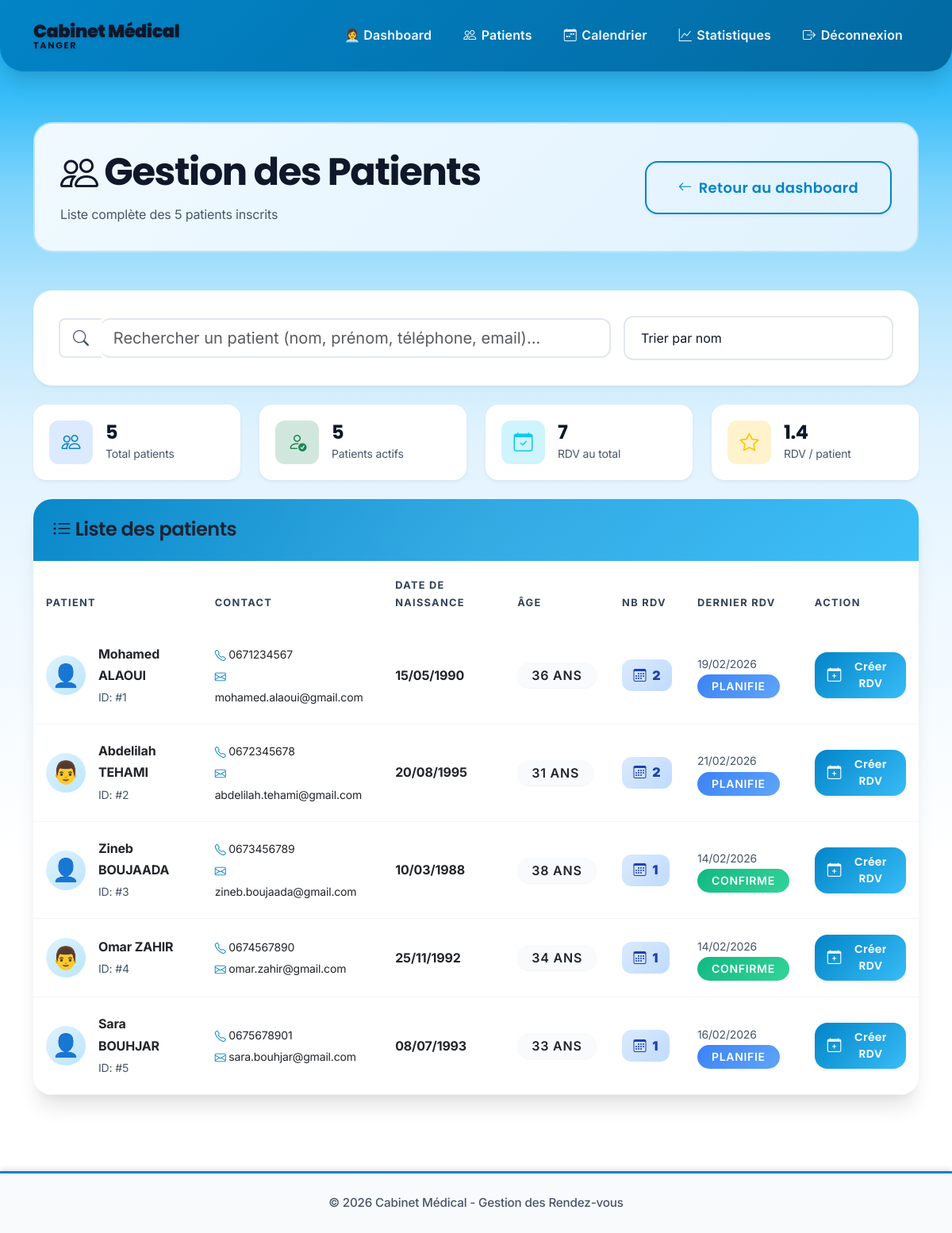
The page /secretaire/patients (signed in) on the database its author committed.
### models.py (models this page shows, shortened)
class Patient(db.Model):
    __tablename__ = 'patients'
    id = db.Column(db.Integer, primary_key=True)
    user_id = db.Column(db.Integer, db.ForeignKey('users.id'), nullable=False)
    telephone = db.Column(db.String(20))
    date_naissance = db.Column(db.Date)
    adresse = db.Column(db.String(200))
    numero_securite_sociale = db.Column(db.String(15))  # Nouveau
    medecin_traitant_id = db.Column(db.Integer, db.ForeignKey('medecins.id'))  # Nouveau
    notes = db.Column(db.Text)  # Notes secrétaire/médecin
    rendez_vous = db.relationship('RendezVous', backref='patient', lazy=True)

class User(UserMixin, db.Model):
    __tablename__ = 'users'
    id = db.Column(db.Integer, primary_key=True)
    email = db.Column(db.String(120), unique=True, nullable=False)
    password = db.Column(db.String(200), nullable=False)
    nom = db.Column(db.String(100), nullable=False)
    prenom = db.Column(db.String(100), nullable=False)
    role = db.Column(db.String(20), nullable=False)  # 'patient', 'medecin', 'secretaire', 'admin'
    actif = db.Column(db.Boolean, default=True)  # Compte actif ou non
    created_at = db.Column(db.DateTime, default=datetime.utcnow)
    last_login = db.Column(db.DateTime)
    patient = db.relationship('Patient', backref='user', uselist=False, cascade='all, delete-orphan')
    medecin = db.relationship('Medecin', backref='user', uselist=False, cascade='all, delete-orphan')
    secretaire = db.relationship('Secretaire', backref='user', uselist=False, cascade='all, delete-orphan')
    notifications = db.relationship('Notification', backref='user', lazy=True, cascade='all, delete-orphan')

class RendezVous(db.Model):
    __tablename__ = 'rendez_vous'
    id = db.Column(db.Integer, primary_key=True)
    patient_id = db.Column(db.Integer, db.ForeignKey('patients.id'), nullable=False)
    medecin_id = db.Column(db.Integer, db.ForeignKey('medecins.id'), nullable=False)
    date = db.Column(db.Date, nullable=False)
    heure = db.Column(db.Time, nullable=False)
    duree = db.Column(db.Integer, default=30)  # Durée en minutes
    motif = db.Column(db.Text)
    statut = db.Column(db.String(20), default='planifie')  # planifie, confirme, termine, annule
    type_consultation = db.Column(db.String(50))  # consultation, urgence, suivi, etc.
    cree_par_secretaire = db.Column(db.Boolean, default=False)  # RDV créé par secrétaire ?
    notes_secretaire = db.Column(db.Text)  # Notes de la secrétaire
    notes_medecin = db.Column(db.Text)  # Notes du médecin après consultation
    rappel_envoye = db.Column(db.Boolean, default=False)  # Rappel envoyé ?
    created_at = db.Column(db.DateTime, default=datetime.utcnow)
    updated_at = db.Column(db.DateTime, default=datetime.utcnow, onupdate=datetime.utcnow)

### app.py (the view)
@app.route('/secretaire/patients')
@login_required
@role_required('secretaire', 'admin')
def secretaire_patients():
    patients = Patient.query.all()
    return render_template('secretaire_patients.html', patients=patients)

### app.py (called while the page is built)
@login_manager.user_loader
def load_user(user_id):
    return User.query.get(int(user_id))

def role_required(*roles):
    def decorator(f):
        @wraps(f)
        def decorated_function(*args, **kwargs):
            if not current_user.is_authenticated:
                flash('Veuillez vous connecter.', 'warning')
                return redirect(url_for('login'))
            if current_user.role not in roles:
                flash('Accès non autorisé.', 'danger')
                return redirect(url_for('index'))
            return f(*args, **kwargs)
        return decorated_function
    return decorator

### templates/secretaire_patients.html (shortened to what this page needs)
{% extends "base.html" %}
{% block content %}
<div class="patients-header mb-5">
    <div class="row align-items-center">
        <div class="col-lg-8">
            <h1 class="display-5 fw-bold mb-2">
                <i class="bi bi-people"></i> Gestion des Patients
            </h1>
            <p class="text-muted mb-0">
                Liste complète des {{ patients|length }} patients inscrits
            </p>
        </div>
        <div class="col-lg-4 text-lg-end mt-3 mt-lg-0">
            <a href="{{ url_for('secretaire_dashboard') }}" class="btn btn-outline-primary btn-lg">
                <i class="bi bi-arrow-left"></i> Retour au dashboard
            </a>
        </div>
    </div>
</div>
<div class="card mb-4 border-0 shadow-sm">
    <div class="card-body">
        <div class="row g-3 align-items-center">
            <div class="col-md-8">
                <div class="input-group input-group-lg">
                    <span class="input-group-text bg-white border-end-0">
                        <i class="bi bi-search text-muted"></i>
                    </span>
                    <input type="text"
                           class="form-control border-start-0"
                           id="searchPatient"
                           placeholder="Rechercher un patient (nom, prénom, téléphone, email)...">
                </div>
            </div>
            <div class="col-md-4">
                <select class="form-select form-select-lg" id="sortPatients">
                    <option value="nom">Trier par nom</option>
                </select>
            </div>
        </div>
    </div>
</div>
<div class="row g-4 mb-4">
    <div class="col-md-3">
        <div class="stat-mini">
            <div class="stat-mini-icon bg-primary-subtle">
                <i class="bi bi-people text-primary"></i>
            </div>
            <div>
                <h4 class="mb-0 fw-bold">{{ patients|length }}</h4>
                <p class="text-muted mb-0 small">Total patients</p>
            </div>
        </div>
    </div>
    <div class="col-md-3">
        <div class="stat-mini">
            <div class="stat-mini-icon bg-success-subtle">
                <i class="bi bi-person-check text-success"></i>
            </div>
            <div>
                <h4 class="mb-0 fw-bold">{{ patients|length }}</h4>
                <p class="text-muted mb-0 small">Patients actifs</p>
            </div>
        </div>
    </div>
    <div class="col-md-3">
        <div class="stat-mini">
            <div class="stat-mini-icon bg-info-subtle">
                <i class="bi bi-calendar-check text-info"></i>
            </div>
            <div>
                {% set total_rdv = namespace(count=0) %}
                {% for patient in patients %}
                    {% set total_rdv.count = total_rdv.count + patient.rendez_vous|length %}
                {% endfor %}
                <h4 class="mb-0 fw-bold">{{ total_rdv.count }}</h4>
                <p class="text-muted mb-0 small">RDV au total</p>
            </div>
        </div>
    </div>
    <div class="col-md-3">
        <div class="stat-mini">
            <div class="stat-mini-icon bg-warning-subtle">
                <i class="bi bi-star text-warning"></i>
            </div>
            <div>
                {% set avg_rdv = (total_rdv.count / patients|length)|round(1) if patients|length > 0 else 0 %}
                <h4 class="mb-0 fw-bold">{{ avg_rdv }}</h4>
                <p class="text-muted mb-0 small">RDV / patient</p>
            </div>
        </div>
    </div>
</div>
<div class="card shadow-lg border-0">
    <div class="card-header text-white">
        <h4 class="mb-0">
            <i class="bi bi-list-ul"></i> Liste des patients
        </h4>
    </div>
    <div class="card-body p-0">
        {% if patients %}
        <div class="table-responsive">
            <table class="table table-hover mb-0" id="patientsTable">
                <thead>
                    <tr>
                        <th>Patient</th>
                        <th>Contact</th>
                        <th>Date de naissance</th>
                        <th>Âge</th>
                        <th>Nb RDV</th>
                        <th>Dernier RDV</th>
                        <th>Action</th>
                    </tr>
                </thead>
                <tbody>
                    {% for patient in patients %}
                    <tr class="patient-row">
                        <td>
                            <div class="d-flex align-items-center">
                                <div class="patient-avatar-list me-3">
                                    {% if patient.user.prenom[0] in ['A', 'E', 'I', 'O', 'U'] %}
                                        👨
                                    {% else %}
                                        👤
                                    {% endif %}
                                </div>
                                <div>
                                    <strong class="patient-name">{{ patient.user.prenom }} {{ patient.user.nom }}</strong>
                                    <br>
                                    <small class="text-muted">ID: #{{ patient.id }}</small>
                                </div>
                            </div>
                        </td>
                        <td class="patient-contact">
                            <small>
                                <i class="bi bi-telephone text-primary"></i> {{ patient.telephone }}<br>
                                <i class="bi bi-envelope text-primary"></i> {{ patient.user.email }}
                            </small>
                        </td>
                        <td>
                            <strong>{{ patient.date_naissance.strftime('%d/%m/%Y') }}</strong>
                        </td>
                        <td>
                            {% set now = [] %}
                            {% set age = now[0] - patient.date_naissance.year %}
                            <span class="badge bg-light text-dark fs-6">{{ age }} ans</span>
                        </td>
                        <td>
                            <div class="rdv-count">
                                <i class="bi bi-calendar3"></i>
                                <strong>{{ patient.rendez_vous|length }}</strong>
                            </div>
                        </td>
                        <td>
                            {% if patient.rendez_vous %}
                                {% set dernier_rdv = patient.rendez_vous|sort(attribute='date', reverse=true)|first %}
                                <small class="text-muted">
                                    {{ dernier_rdv.date.strftime('%d/%m/%Y') }}
                                    <br>
                                    <span class="badge badge-sm
                                        {% if dernier_rdv.statut == 'termine' %}bg-secondary
                                        {% elif dernier_rdv.statut == 'confirme' %}bg-success
                                        {% elif dernier_rdv.statut == 'planifie' %}bg-info
                                        {% else %}bg-danger{% endif %}">
                                        {{ dernier_rdv.statut|capitalize }}
                                    </span>
                                </small>
                            {% else %}
                                <small class="text-muted">Aucun RDV</small>
                            {% endif %}
                        </td>
                        <td>
                            <a href="{{ url_for('secretaire_creer_rdv') }}?patient_id={{ patient.id }}"
                               class="btn btn-sm btn-primary">
                                <i class="bi bi-calendar-plus"></i> Créer RDV
                            </a>
                        </td>
                    </tr>
                    {% endfor %}
                </tbody>
            </table>
        </div>
        {% else %}
        <div class="text-center py-5">
            <i class="bi bi-people display-1 text-muted mb-3"></i>
            <h5 class="text-muted">Aucun patient inscrit</h5>
        </div>
        {% endif %}
    </div>
</div>
{% endblock %}

### templates/base.html (shortened to what this page needs)
<!DOCTYPE html>
<html lang="fr">
<head>
    <link href="https://cdn.jsdelivr.net/npm/bootstrap@5.3.0/dist/css/bootstrap.min.css" rel="stylesheet">
    <link rel="stylesheet" href="https://cdn.jsdelivr.net/npm/bootstrap-icons@1.11.0/font/bootstrap-icons.css">
    <link rel="stylesheet" href="{{ url_for('static', filename='style.css') }}?v=20260221">
</head>
<body>
    <nav class="navbar navbar-expand-lg">
        <div class="container">
            <a class="navbar-brand" href="{{ url_for('index') }}">
                <div class="logo-text-only">
                    <span class="logo-main">Cabinet Médical</span>
                    <span class="logo-sub">TANGER</span>
                </div>
            </a>
            <div class="collapse navbar-collapse" id="navbarNav">
                <ul class="navbar-nav ms-auto">
                    {% if current_user.is_authenticated %}
                        {% if current_user.role == 'patient' %}
                            <li class="nav-item">
                                <a class="nav-link" href="{{ url_for('patient_dashboard') }}">
                                    <i class="bi bi-person-circle"></i> Mon Espace
                                </a>
                            </li>
                            <li class="nav-item">
                                <a class="nav-link" href="{{ url_for('prendre_rdv') }}">
                                    <i class="bi bi-calendar-plus"></i> Prendre RDV
                                </a>
                            </li>
                        {% elif current_user.role == 'secretaire' %}
                            <li class="nav-item">
                                <a class="nav-link" href="{{ url_for('secretaire_dashboard') }}">
                                    👩‍💼 Dashboard
                                </a>
                            </li>
                            <li class="nav-item">
                                <a class="nav-link" href="{{ url_for('secretaire_patients') }}">
                                    <i class="bi bi-people"></i> Patients
                                </a>
                            </li>
                            <li class="nav-item">
                                <a class="nav-link" href="{{ url_for('calendrier') }}">
                                    <i class="bi bi-calendar-week"></i> Calendrier
                                </a>
                            </li>
                            <li class="nav-item">
                                <a class="nav-link" href="{{ url_for('statistiques') }}">
                                    <i class="bi bi-graph-up"></i> Statistiques
                                </a>
                            </li>
                        {% endif %}
                        <li class="nav-item">
                            <a class="nav-link" href="{{ url_for('logout') }}">
                                <i class="bi bi-box-arrow-right"></i> Déconnexion
                            </a>
                        </li>
                    {% endif %}
                </ul>
            </div>
        </div>
    </nav>
    <main class="container my-5">
        {% block content %}{% endblock %}
    </main>
    <footer class="bg-light text-center py-4 mt-5">
        <div class="container">
            <p class="text-muted mb-0">© 2026 Cabinet Médical - Gestion des Rendez-vous</p>
        </div>
    </footer>
</body>
</html>

### templates/secretaire_patients.html (style rules this page uses)
.patients-header { background: linear-gradient(135deg, #f0f9ff 0%, #e0f2fe 100%); padding: 2rem; border-radius: var(--radius-xl); border: 2px solid #bae6fd; }
.stat-mini { display: flex; align-items: center; gap: 1rem; padding: 1.25rem; background: white; border-radius: var(--radius-lg); box-shadow: var(--shadow-sm); transition: all 0.3s ease; }
.stat-mini-icon { width: 55px; height: 55px; border-radius: var(--radius); display: flex; align-items: center; justify-content: center; flex-shrink: 0; }
.stat-mini-icon i { font-size: 1.5rem; }
.bg-primary-subtle { background: #dbeafe !important; }
.patient-avatar-list { width: 50px; height: 50px; background: linear-gradient(135deg, #e0f2fe 0%, #bae6fd 100%); border-radius: 50%; display: flex; align-items: center; justify-content: center; font-size: 1.75rem; flex-shrink: 0; }
.rdv-count { display: inline-flex; align-items: center; gap: 0.5rem; padding: 0.4rem 0.9rem; background: linear-gradient(135deg, #dbeafe 0%, #bfdbfe 100%); border-radius: var(--radius); color: #1e40af; font-weight: 600; }
.patient-row { transition: all 0.2s ease; }
.input-group-text { border: 2px solid var(--gray-200); }
.input-group .form-control { border: 2px solid var(--gray-200); border-left: none !important; }

### rows shown on the page
Patient: user.prenom "Mohamed", user.nom "ALAOUI", id "1", telephone "0671234567", user.email "mohamed.alaoui@gmail.com", date_naissance "15/05/1990", age "36", rendez_vous|length "2"
RendezVous: date "19/02/2026", statut "PLANIFIE"
Patient: user.prenom "Abdelilah", user.nom "TEHAMI", id "2", telephone "0672345678", user.email "abdelilah.tehami@gmail.com", date_naissance "20/08/1995", age "31", rendez_vous|length "2"
RendezVous: date "21/02/2026", statut "PLANIFIE"
Patient: user.prenom "Zineb", user.nom "BOUJAADA", id "3", telephone "0673456789", user.email "zineb.boujaada@gmail.com", date_naissance "10/03/1988", age "38", rendez_vous|length "1"
RendezVous: date "14/02/2026", statut "CONFIRME"
Patient: user.prenom "Omar", user.nom "ZAHIR", id "4", telephone "0674567890", user.email "omar.zahir@gmail.com", date_naissance "25/11/1992", age "34", rendez_vous|length "1"
RendezVous: date "14/02/2026", statut "CONFIRME"
Patient: user.prenom "Sara", user.nom "BOUHJAR", id "5", telephone "0675678901", user.email "sara.bouhjar@gmail.com", date_naissance "08/07/1993", age "33", rendez_vous|length "1"
RendezVous: date "16/02/2026", statut "PLANIFIE"

### other values the page prints
{{ patients|length }} "5"
{{ total_rdv.count }} "7"
{{ avg_rdv }} "1.4"
